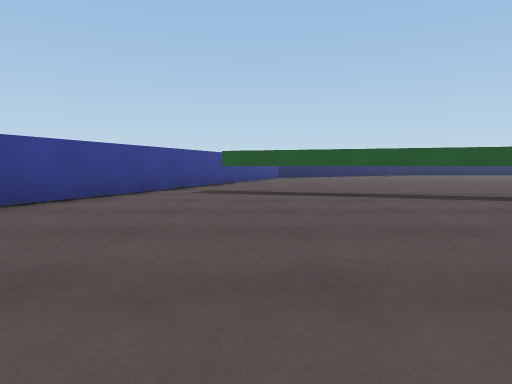
view 1 (above)

24 first-person views from a walk through a Unity game level. The camera is 0.55 m above the floor, tilts 4° down and sees 70° across. The floor is counted in squares, 1 m on a side. Each view is taken from the middle of a square. On the plan, view 1 faces up. The plan holds only what a view shows up to about 9 squares ahead; the rest is blank. The place goes on beyond the plan. The player character is not drawn. Surface patterns are stand-ins for the level's own textures.

view 2
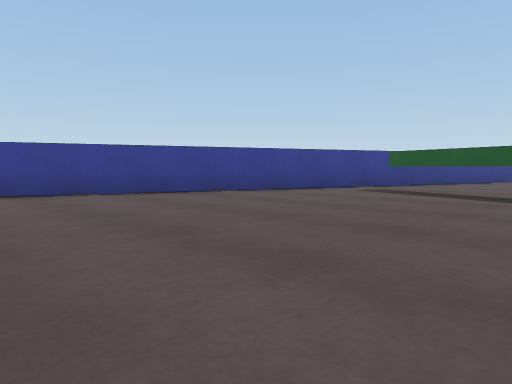

view 3
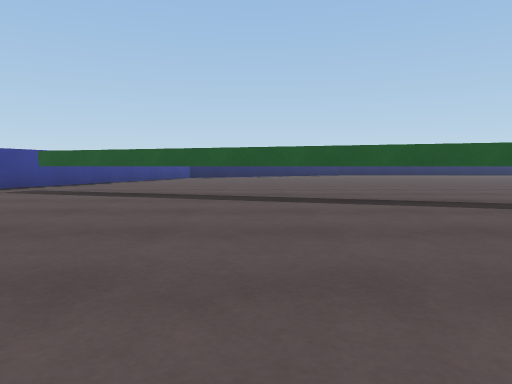

view 4
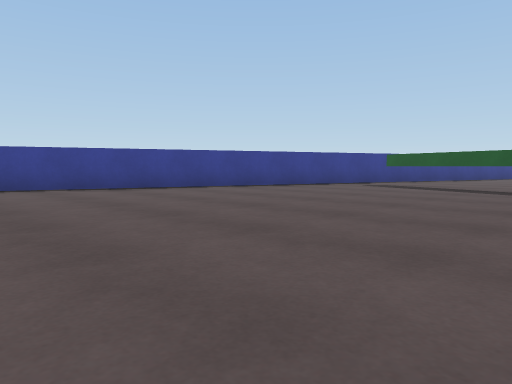

view 5
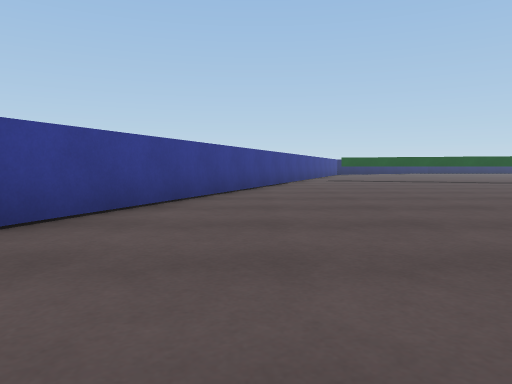

view 6
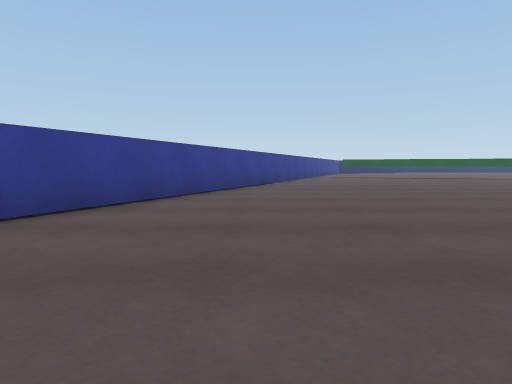

view 7
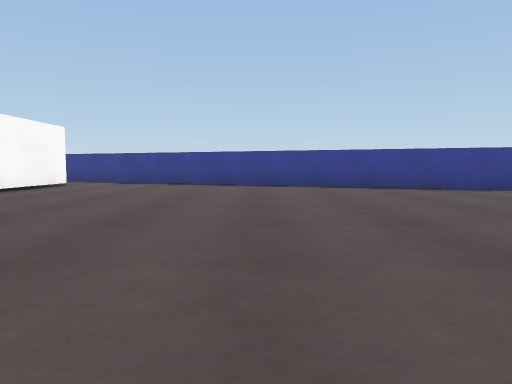

view 8
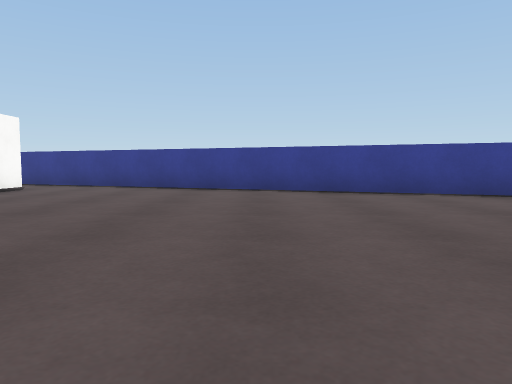

view 9
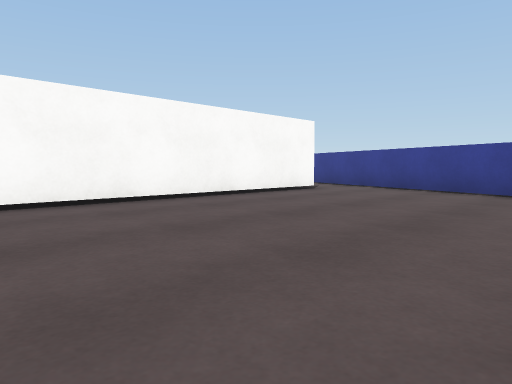

view 10
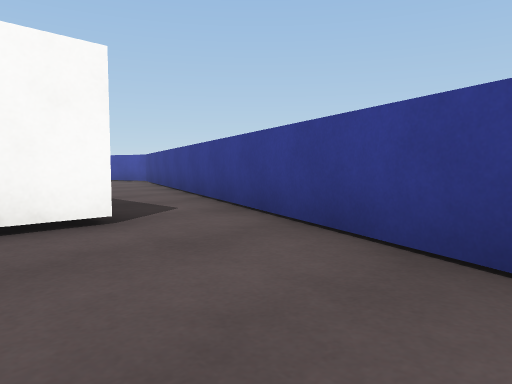

view 11
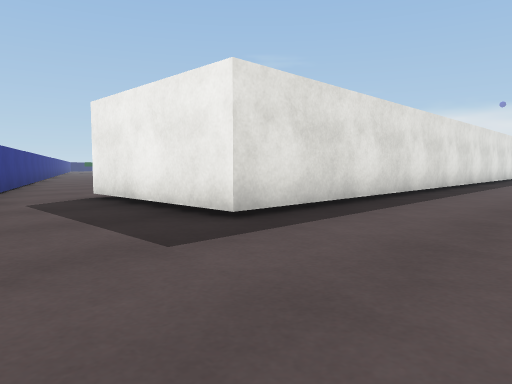

view 12
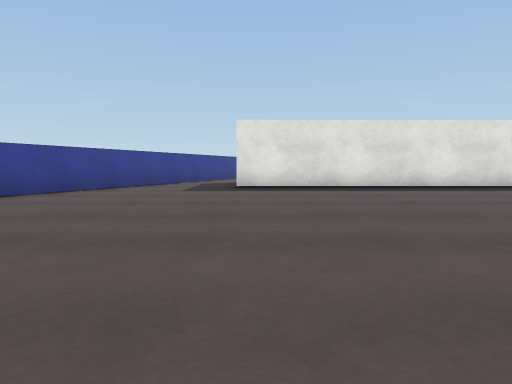

view 13
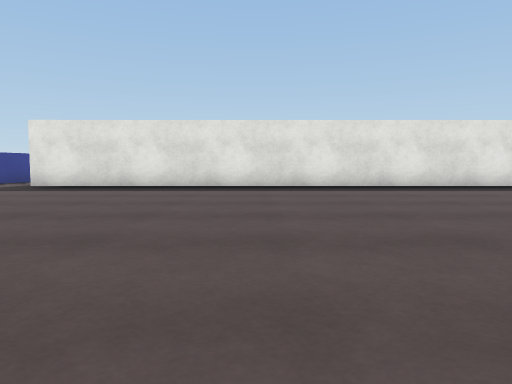

view 14
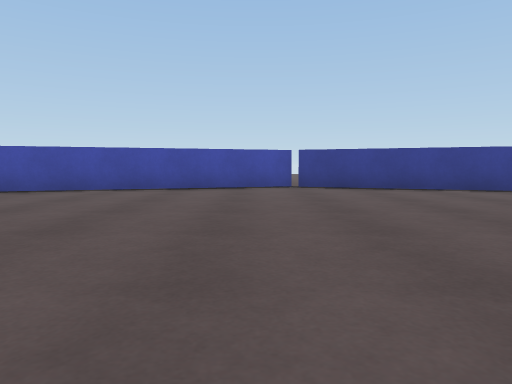

view 15
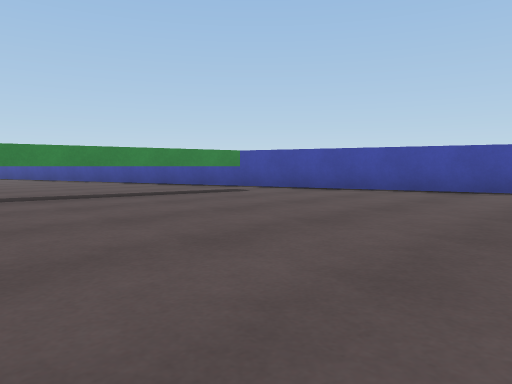

view 16
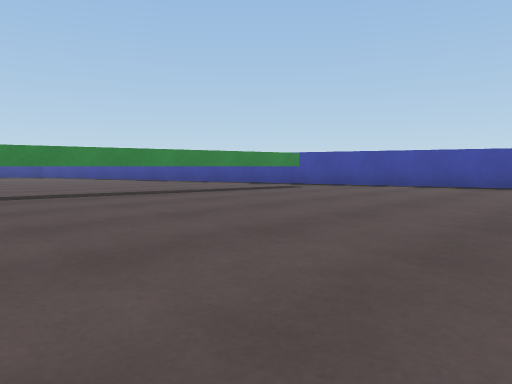

view 17
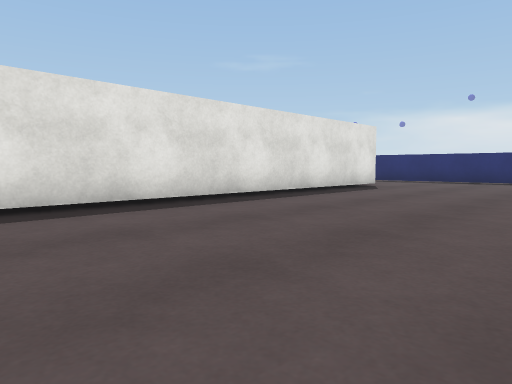

view 18
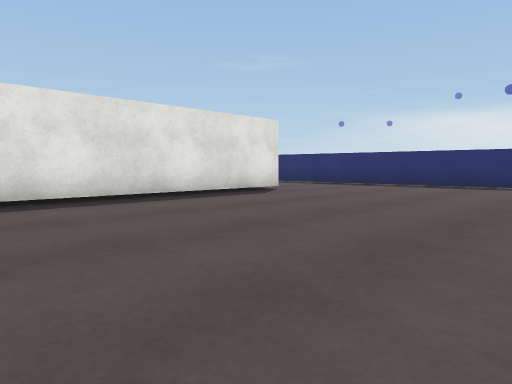

view 19
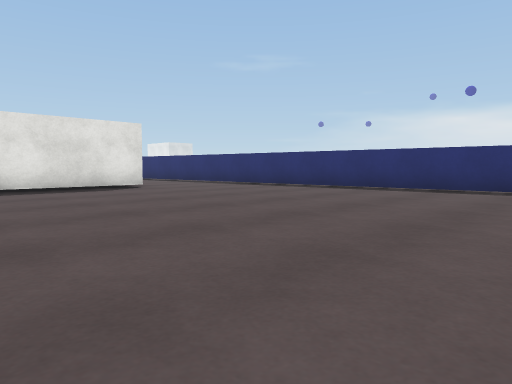

view 20
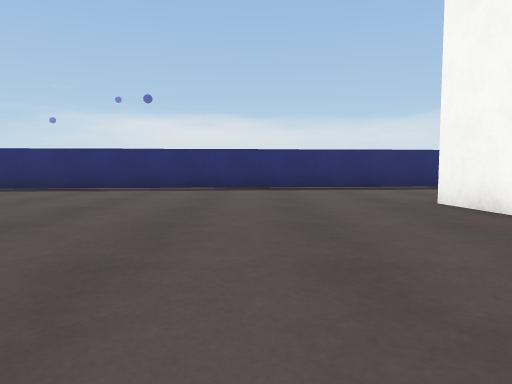

view 21
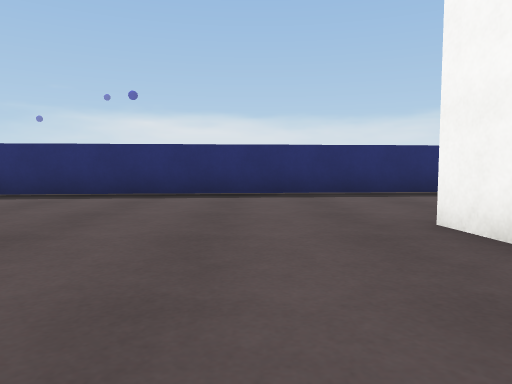

view 22
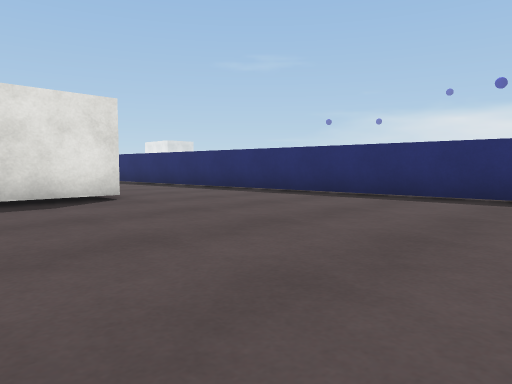

view 23
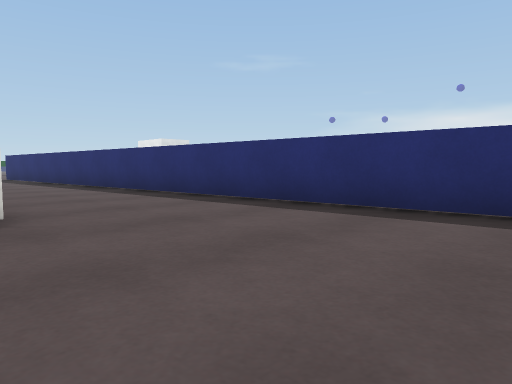

view 24
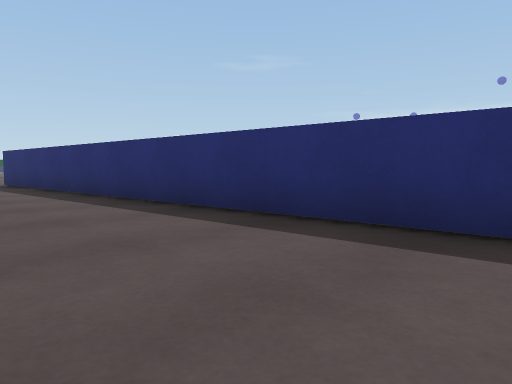

### Floor plan
Key: @ floor where view 1 was taken; # wall or solid block; . floor; = window, fence, low wall or low ledge; ^ raised ledge; T thing the floor can be seen under or through.
Columns run from 14 left of view 1 to 13 right of it. Each row starts with its distance up from view 1.
  8            ##.## .......
  7            #....TTT ....
  6            #.......TTT.
  5           ##..........#
  4           #...........
  3          .#..........
  2          ##..........
  1          #..........
  0         ##....@....
 -1         #..........
 -2         #..........
 -3        ##......
 -4        #......
 -5        #......
 -6       ##.....
 -7       #.....
 -8       #.....
 -9      #........           .#
-10      #.........          .#
-11     ##..........        ..#
-12     #..........         ..#
-13     #.........          ..#
-14    ##........           ..#
-15    #........            ..#
-16    #........           ...#
-17   ##.#######           ...#
-18   #..#                 ...#
-19  ##..#                 ...##
-20  #...##################....=
-21  #.........................#
-22 ##.........................#
-23 #..........................#
-24 #..........................#
-25  ..........................#
-26  ............   ...........#
-27 #............     .........#
-28 #...........      .........#
-29 ##..........      .........#
-30  #..........      .........#
-31  #.........        ........#
-32  ##........         .......#
-33   #.^^^....           ##....

Positions as (right, up) in squares from view 1, and headings:
1: (0, 0), facing up
2: (3, 0), facing up-left
3: (4, 0), facing up
4: (4, -2), facing up-left
5: (-4, -6), facing up
6: (-5, -10), facing up
7: (1, -11), facing left
8: (-1, -11), facing left
9: (-2, -11), facing down-left
10: (-8, -13), facing down-left
11: (-12, -23), facing up-right
12: (-9, -29), facing up
13: (-4, -29), facing up
14: (-5, -26), facing left
15: (-5, -27), facing down-left
16: (-3, -27), facing down-left
17: (-1, -25), facing up-right
18: (2, -26), facing up-right
19: (4, -29), facing up-right
20: (4, -30), facing right
21: (6, -31), facing right
22: (6, -26), facing up-right
23: (8, -24), facing up-right
24: (9, -19), facing up-right
